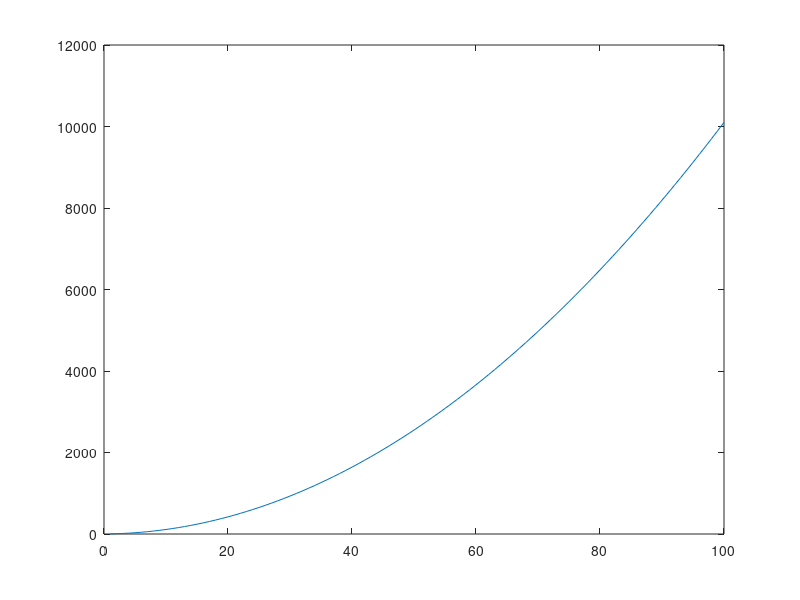

The MATLAB script that drew this image:
%% Lab A: System of Linear Equations
%% Part 1 
% *Practice problem*
% Calculate the solution of the linear system of equations using Gauss Elimination 
% method. Use the matrix operations from the pre-lab material. 
% 
% $$\begin{array}{l}5x+15y+56z=35\\-4x-11y-41z=-26\\-x-3y-11z=-7\end{array}$$

a = [5 15 56 35; -4 -11 -41 -26; -1 -3 -11 -7]
a(1,:) = a(1,:)/5
a(2,:) = a(2,:) + 4 * a(1,:)
a(3,:) = a(3,:) + a(1,:)
a(3,:) = 5*a(3,:)
a(1,:) = a(1,:) - 3*a(2,:)
a(1,:) = a(1,:) + 0.2*a(3,:)
a(2,:) = a(2,:) - 3.8*a(3,:)
%% 
% *STUDENT ANSWER:*
% 
% x = 1, y = 2, z = 0 
%% Part 2
% Example
% Solve the system of linear equations given below:
% 
% <https://www.mathworks.com/help/symbolic/solve-a-system-of-linear-equations.html 
% https://www.mathworks.com/help/symbolic/solve-a-system-of-linear-equations.html>
% 
% Solve $\textrm{Ax}=b\;\textrm{for}\;x$.
% 
% $$\begin{array}{l}2x+y+z=2\\-x+y-z=3\\x+2y+3z=-10\end{array}$$ 

A = [2, 1, 1;-1, 1, -1;1, 2, 3]
B = [2;3;-10]
X = linsolve(A, B)
Y = A\B
% ------------------------
% Practice problem
% Solve the system of linear equations from the Problem 1 using the above functions. 

a = [5 15 56; -4 -11 -41; -1 -3 -11]
b = [35; -26; -7]
x = linsolve(a,b)
y = a\b
%% 
% *STUDENT ANSWER*
% 
% x = 1, y = 2, z = 0
% 
% 
%% Part 3
% Example
% Solving a system of linear equations using the inverse method (this will be 
% covered later in the course lectures)

% defines a 3x3 matrix with random integers
A = randi(3, 3)
% gives the inverse of the matrix A
inv(A)
% gives the rank of the matrix
rank(A)
% gives the structural rank - useful when a number of elements are zeros,
% used for sparse matrix
sprank(A)
% example with sprank
C = sparse([1, 2, 3], [1, 2, 4], [10, 20, 30], 5, 5)
sprank(C)
% ------------------------
% Practice problem
% 1. Calculate the solution of the system of linear equations given in Problem 
% 2 using the inverse function as: $x=\left(A^{-1} \right)b$

A = [2, 1, 1;-1, 1, -1;1, 2, 3];
B = [2;3;-10];
x = inv(a)*b
%% 
% 
%% Part 4
% Using a "for" loop to iteratively perform operations
% 
% Resource for "for" loop : <https://www.mathworks.com/help/matlab/ref/for.html 
% https://www.mathworks.com/help/matlab/ref/for.html>
% 
% 
% Example
% Here are a few methods to perform "for" loops:
%% 
% # Run with each next element. 
%% 
% for i = 1:10
% 
% k = i^2
% 
% end
% 
% 2.     Run with a known difference
% 
% for i = 10:-0.5:1 
% 
% k = i^2
% 
% end
% 
% 3.     Run over a vector
% 
% for i = [1, 2, 3, 4, 5]
% 
% k = i^2
% 
% end
% 
% 
% ------------------------
% Practice problem
% 1. Using a "for" loop, calculate the function x^2+x+1 for x in range 1 to 
% 100. Plot the result. 

x = [];
y = [];
for i = 1:100
    x(i,1) = i;
    y(i,1) = i^2+i+1;
end
plot(x,y)